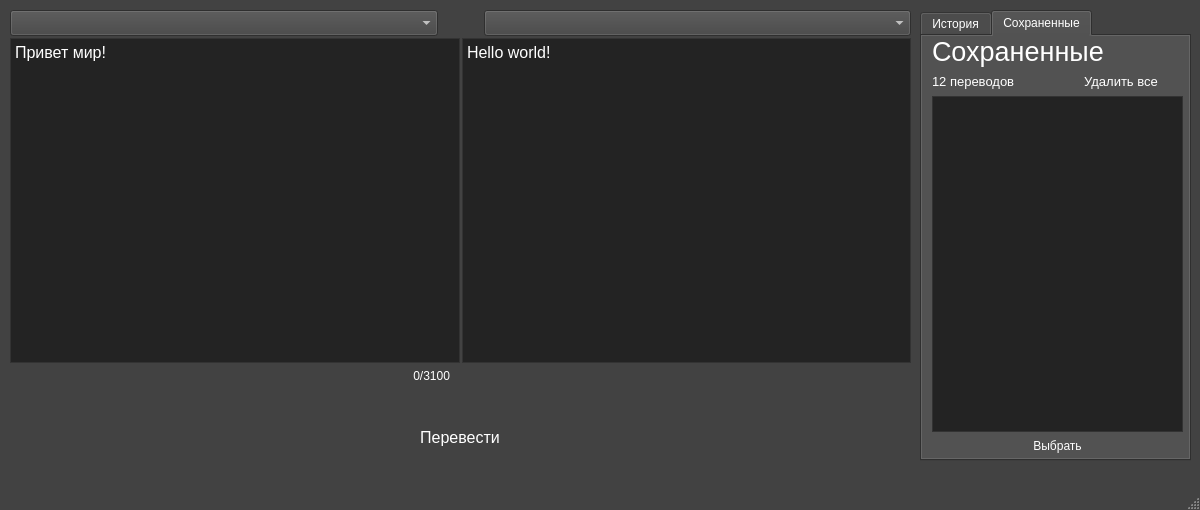
<?xml version="1.0" encoding="UTF-8"?>
<ui version="4.0">
 <class>MainWindow</class>
 <widget class="QMainWindow" name="MainWindow">
  <property name="geometry">
   <rect>
    <x>0</x>
    <y>0</y>
    <width>1200</width>
    <height>510</height>
   </rect>
  </property>
  <property name="sizePolicy">
   <sizepolicy hsizetype="Fixed" vsizetype="Fixed">
    <horstretch>0</horstretch>
    <verstretch>0</verstretch>
   </sizepolicy>
  </property>
  <property name="palette">
   <palette>
    <active>
     <colorrole role="WindowText">
      <brush brushstyle="SolidPattern">
       <color alpha="255">
        <red>255</red>
        <green>255</green>
        <blue>255</blue>
       </color>
      </brush>
     </colorrole>
     <colorrole role="Button">
      <brush brushstyle="SolidPattern">
       <color alpha="255">
        <red>66</red>
        <green>66</green>
        <blue>66</blue>
       </color>
      </brush>
     </colorrole>
     <colorrole role="Light">
      <brush brushstyle="SolidPattern">
       <color alpha="255">
        <red>99</red>
        <green>99</green>
        <blue>99</blue>
       </color>
      </brush>
     </colorrole>
     <colorrole role="Midlight">
      <brush brushstyle="SolidPattern">
       <color alpha="255">
        <red>82</red>
        <green>82</green>
        <blue>82</blue>
       </color>
      </brush>
     </colorrole>
     <colorrole role="Dark">
      <brush brushstyle="SolidPattern">
       <color alpha="255">
        <red>58</red>
        <green>58</green>
        <blue>58</blue>
       </color>
      </brush>
     </colorrole>
     <colorrole role="Mid">
      <brush brushstyle="SolidPattern">
       <color alpha="255">
        <red>44</red>
        <green>44</green>
        <blue>44</blue>
       </color>
      </brush>
     </colorrole>
     <colorrole role="Text">
      <brush brushstyle="SolidPattern">
       <color alpha="255">
        <red>255</red>
        <green>255</green>
        <blue>255</blue>
       </color>
      </brush>
     </colorrole>
     <colorrole role="BrightText">
      <brush brushstyle="SolidPattern">
       <color alpha="255">
        <red>255</red>
        <green>255</green>
        <blue>255</blue>
       </color>
      </brush>
     </colorrole>
     <colorrole role="ButtonText">
      <brush brushstyle="SolidPattern">
       <color alpha="255">
        <red>255</red>
        <green>255</green>
        <blue>255</blue>
       </color>
      </brush>
     </colorrole>
     <colorrole role="Base">
      <brush brushstyle="SolidPattern">
       <color alpha="255">
        <red>35</red>
        <green>35</green>
        <blue>35</blue>
       </color>
      </brush>
     </colorrole>
     <colorrole role="Window">
      <brush brushstyle="SolidPattern">
       <color alpha="255">
        <red>66</red>
        <green>66</green>
        <blue>66</blue>
       </color>
      </brush>
     </colorrole>
     <colorrole role="Shadow">
      <brush brushstyle="SolidPattern">
       <color alpha="255">
        <red>35</red>
        <green>35</green>
        <blue>35</blue>
       </color>
      </brush>
     </colorrole>
     <colorrole role="Link">
      <brush brushstyle="SolidPattern">
       <color alpha="255">
        <red>255</red>
        <green>255</green>
        <blue>255</blue>
       </color>
      </brush>
     </colorrole>
     <colorrole role="AlternateBase">
      <brush brushstyle="SolidPattern">
       <color alpha="255">
        <red>33</red>
        <green>33</green>
        <blue>33</blue>
       </color>
      </brush>
     </colorrole>
     <colorrole role="ToolTipBase">
      <brush brushstyle="SolidPattern">
       <color alpha="255">
        <red>255</red>
        <green>255</green>
        <blue>220</blue>
       </color>
      </brush>
     </colorrole>
     <colorrole role="ToolTipText">
      <brush brushstyle="SolidPattern">
       <color alpha="255">
        <red>35</red>
        <green>35</green>
        <blue>35</blue>
       </color>
      </brush>
     </colorrole>
     <colorrole role="PlaceholderText">
      <brush brushstyle="SolidPattern">
       <color alpha="128">
        <red>255</red>
        <green>255</green>
        <blue>255</blue>
       </color>
      </brush>
     </colorrole>
    </active>
    <inactive>
     <colorrole role="WindowText">
      <brush brushstyle="SolidPattern">
       <color alpha="255">
        <red>255</red>
        <green>255</green>
        <blue>255</blue>
       </color>
      </brush>
     </colorrole>
     <colorrole role="Button">
      <brush brushstyle="SolidPattern">
       <color alpha="255">
        <red>66</red>
        <green>66</green>
        <blue>66</blue>
       </color>
      </brush>
     </colorrole>
     <colorrole role="Light">
      <brush brushstyle="SolidPattern">
       <color alpha="255">
        <red>99</red>
        <green>99</green>
        <blue>99</blue>
       </color>
      </brush>
     </colorrole>
     <colorrole role="Midlight">
      <brush brushstyle="SolidPattern">
       <color alpha="255">
        <red>82</red>
        <green>82</green>
        <blue>82</blue>
       </color>
      </brush>
     </colorrole>
     <colorrole role="Dark">
      <brush brushstyle="SolidPattern">
       <color alpha="255">
        <red>58</red>
        <green>58</green>
        <blue>58</blue>
       </color>
      </brush>
     </colorrole>
     <colorrole role="Mid">
      <brush brushstyle="SolidPattern">
       <color alpha="255">
        <red>44</red>
        <green>44</green>
        <blue>44</blue>
       </color>
      </brush>
     </colorrole>
     <colorrole role="Text">
      <brush brushstyle="SolidPattern">
       <color alpha="255">
        <red>255</red>
        <green>255</green>
        <blue>255</blue>
       </color>
      </brush>
     </colorrole>
     <colorrole role="BrightText">
      <brush brushstyle="SolidPattern">
       <color alpha="255">
        <red>255</red>
        <green>255</green>
        <blue>255</blue>
       </color>
      </brush>
     </colorrole>
     <colorrole role="ButtonText">
      <brush brushstyle="SolidPattern">
       <color alpha="255">
        <red>255</red>
        <green>255</green>
        <blue>255</blue>
       </color>
      </brush>
     </colorrole>
     <colorrole role="Base">
      <brush brushstyle="SolidPattern">
       <color alpha="255">
        <red>35</red>
        <green>35</green>
        <blue>35</blue>
       </color>
      </brush>
     </colorrole>
     <colorrole role="Window">
      <brush brushstyle="SolidPattern">
       <color alpha="255">
        <red>66</red>
        <green>66</green>
        <blue>66</blue>
       </color>
      </brush>
     </colorrole>
     <colorrole role="Shadow">
      <brush brushstyle="SolidPattern">
       <color alpha="255">
        <red>35</red>
        <green>35</green>
        <blue>35</blue>
       </color>
      </brush>
     </colorrole>
     <colorrole role="Link">
      <brush brushstyle="SolidPattern">
       <color alpha="255">
        <red>255</red>
        <green>255</green>
        <blue>255</blue>
       </color>
      </brush>
     </colorrole>
     <colorrole role="AlternateBase">
      <brush brushstyle="SolidPattern">
       <color alpha="255">
        <red>33</red>
        <green>33</green>
        <blue>33</blue>
       </color>
      </brush>
     </colorrole>
     <colorrole role="ToolTipBase">
      <brush brushstyle="SolidPattern">
       <color alpha="255">
        <red>255</red>
        <green>255</green>
        <blue>220</blue>
       </color>
      </brush>
     </colorrole>
     <colorrole role="ToolTipText">
      <brush brushstyle="SolidPattern">
       <color alpha="255">
        <red>35</red>
        <green>35</green>
        <blue>35</blue>
       </color>
      </brush>
     </colorrole>
     <colorrole role="PlaceholderText">
      <brush brushstyle="SolidPattern">
       <color alpha="128">
        <red>255</red>
        <green>255</green>
        <blue>255</blue>
       </color>
      </brush>
     </colorrole>
    </inactive>
    <disabled>
     <colorrole role="WindowText">
      <brush brushstyle="SolidPattern">
       <color alpha="255">
        <red>58</red>
        <green>58</green>
        <blue>58</blue>
       </color>
      </brush>
     </colorrole>
     <colorrole role="Button">
      <brush brushstyle="SolidPattern">
       <color alpha="255">
        <red>66</red>
        <green>66</green>
        <blue>66</blue>
       </color>
      </brush>
     </colorrole>
     <colorrole role="Light">
      <brush brushstyle="SolidPattern">
       <color alpha="255">
        <red>99</red>
        <green>99</green>
        <blue>99</blue>
       </color>
      </brush>
     </colorrole>
     <colorrole role="Midlight">
      <brush brushstyle="SolidPattern">
       <color alpha="255">
        <red>82</red>
        <green>82</green>
        <blue>82</blue>
       </color>
      </brush>
     </colorrole>
     <colorrole role="Dark">
      <brush brushstyle="SolidPattern">
       <color alpha="255">
        <red>58</red>
        <green>58</green>
        <blue>58</blue>
       </color>
      </brush>
     </colorrole>
     <colorrole role="Mid">
      <brush brushstyle="SolidPattern">
       <color alpha="255">
        <red>44</red>
        <green>44</green>
        <blue>44</blue>
       </color>
      </brush>
     </colorrole>
     <colorrole role="Text">
      <brush brushstyle="SolidPattern">
       <color alpha="255">
        <red>58</red>
        <green>58</green>
        <blue>58</blue>
       </color>
      </brush>
     </colorrole>
     <colorrole role="BrightText">
      <brush brushstyle="SolidPattern">
       <color alpha="255">
        <red>255</red>
        <green>255</green>
        <blue>255</blue>
       </color>
      </brush>
     </colorrole>
     <colorrole role="ButtonText">
      <brush brushstyle="SolidPattern">
       <color alpha="255">
        <red>58</red>
        <green>58</green>
        <blue>58</blue>
       </color>
      </brush>
     </colorrole>
     <colorrole role="Base">
      <brush brushstyle="SolidPattern">
       <color alpha="255">
        <red>66</red>
        <green>66</green>
        <blue>66</blue>
       </color>
      </brush>
     </colorrole>
     <colorrole role="Window">
      <brush brushstyle="SolidPattern">
       <color alpha="255">
        <red>66</red>
        <green>66</green>
        <blue>66</blue>
       </color>
      </brush>
     </colorrole>
     <colorrole role="Shadow">
      <brush brushstyle="SolidPattern">
       <color alpha="255">
        <red>35</red>
        <green>35</green>
        <blue>35</blue>
       </color>
      </brush>
     </colorrole>
     <colorrole role="Link">
      <brush brushstyle="SolidPattern">
       <color alpha="255">
        <red>255</red>
        <green>255</green>
        <blue>255</blue>
       </color>
      </brush>
     </colorrole>
     <colorrole role="AlternateBase">
      <brush brushstyle="SolidPattern">
       <color alpha="255">
        <red>66</red>
        <green>66</green>
        <blue>66</blue>
       </color>
      </brush>
     </colorrole>
     <colorrole role="ToolTipBase">
      <brush brushstyle="SolidPattern">
       <color alpha="255">
        <red>255</red>
        <green>255</green>
        <blue>220</blue>
       </color>
      </brush>
     </colorrole>
     <colorrole role="ToolTipText">
      <brush brushstyle="SolidPattern">
       <color alpha="255">
        <red>35</red>
        <green>35</green>
        <blue>35</blue>
       </color>
      </brush>
     </colorrole>
     <colorrole role="PlaceholderText">
      <brush brushstyle="SolidPattern">
       <color alpha="128">
        <red>255</red>
        <green>255</green>
        <blue>255</blue>
       </color>
      </brush>
     </colorrole>
    </disabled>
   </palette>
  </property>
  <property name="windowTitle">
   <string>MainWindow</string>
  </property>
  <property name="iconSize">
   <size>
    <width>24</width>
    <height>24</height>
   </size>
  </property>
  <widget class="QWidget" name="centralwidget">
   <widget class="QWidget" name="layoutWidget">
    <property name="geometry">
     <rect>
      <x>10</x>
      <y>10</y>
      <width>901</width>
      <height>441</height>
     </rect>
    </property>
    <layout class="QVBoxLayout" name="verticalLayout">
     <property name="spacing">
      <number>2</number>
     </property>
     <item>
      <layout class="QHBoxLayout" name="horizontalLayout_5">
       <property name="spacing">
        <number>3</number>
       </property>
       <item>
        <widget class="QComboBox" name="inputLanguage">
         <property name="palette">
          <palette>
           <active>
            <colorrole role="Highlight">
             <brush brushstyle="SolidPattern">
              <color alpha="255">
               <red>143</red>
               <green>126</green>
               <blue>126</blue>
              </color>
             </brush>
            </colorrole>
           </active>
           <inactive>
            <colorrole role="Highlight">
             <brush brushstyle="SolidPattern">
              <color alpha="255">
               <red>143</red>
               <green>126</green>
               <blue>126</blue>
              </color>
             </brush>
            </colorrole>
           </inactive>
           <disabled>
            <colorrole role="Highlight">
             <brush brushstyle="SolidPattern">
              <color alpha="255">
               <red>0</red>
               <green>120</green>
               <blue>215</blue>
              </color>
             </brush>
            </colorrole>
           </disabled>
          </palette>
         </property>
         <property name="font">
          <font>
           <pointsize>11</pointsize>
          </font>
         </property>
        </widget>
       </item>
       <item>
        <widget class="QPushButton" name="switchButton">
         <property name="sizePolicy">
          <sizepolicy hsizetype="Maximum" vsizetype="Fixed">
           <horstretch>0</horstretch>
           <verstretch>0</verstretch>
          </sizepolicy>
         </property>
         <property name="text">
          <string/>
         </property>
         <property name="icon">
          <iconset>
           <normaloff>Icons/arrows.png</normaloff>Icons/arrows.png</iconset>
         </property>
         <property name="iconSize">
          <size>
           <width>18</width>
           <height>18</height>
          </size>
         </property>
         <property name="checkable">
          <bool>false</bool>
         </property>
         <property name="autoRepeat">
          <bool>false</bool>
         </property>
         <property name="autoDefault">
          <bool>false</bool>
         </property>
         <property name="default">
          <bool>true</bool>
         </property>
         <property name="flat">
          <bool>true</bool>
         </property>
        </widget>
       </item>
       <item>
        <widget class="QComboBox" name="outputLanguage">
         <property name="font">
          <font>
           <pointsize>11</pointsize>
          </font>
         </property>
         <property name="duplicatesEnabled">
          <bool>false</bool>
         </property>
        </widget>
       </item>
      </layout>
     </item>
     <item>
      <layout class="QHBoxLayout" name="horizontalLayout">
       <property name="spacing">
        <number>2</number>
       </property>
       <item>
        <layout class="QVBoxLayout" name="verticalLayout_3">
         <item>
          <widget class="QPlainTextEdit" name="inputText">
           <property name="font">
            <font>
             <pointsize>12</pointsize>
            </font>
           </property>
           <property name="plainText">
            <string>Привет мир!</string>
           </property>
          </widget>
         </item>
         <item>
          <layout class="QHBoxLayout" name="horizontalLayout_3">
           <property name="spacing">
            <number>2</number>
           </property>
           <item>
            <widget class="QPushButton" name="voiceInputButton">
             <property name="toolTip">
              <string>Микроофон</string>
             </property>
             <property name="statusTip">
              <string/>
             </property>
             <property name="text">
              <string/>
             </property>
             <property name="icon">
              <iconset>
               <normaloff>Icons/microphone.png</normaloff>Icons/microphone.png</iconset>
             </property>
             <property name="iconSize">
              <size>
               <width>18</width>
               <height>18</height>
              </size>
             </property>
             <property name="shortcut">
              <string/>
             </property>
             <property name="checkable">
              <bool>false</bool>
             </property>
             <property name="autoRepeat">
              <bool>false</bool>
             </property>
             <property name="autoDefault">
              <bool>false</bool>
             </property>
             <property name="default">
              <bool>true</bool>
             </property>
             <property name="flat">
              <bool>true</bool>
             </property>
            </widget>
           </item>
           <item>
            <widget class="QPushButton" name="speakButton_in">
             <property name="toolTip">
              <string>&lt;html&gt;&lt;head/&gt;&lt;body&gt;&lt;p&gt;Прослушать&lt;/p&gt;&lt;/body&gt;&lt;/html&gt;</string>
             </property>
             <property name="text">
              <string/>
             </property>
             <property name="icon">
              <iconset>
               <normaloff>Icons/speak.png</normaloff>Icons/speak.png</iconset>
             </property>
             <property name="iconSize">
              <size>
               <width>18</width>
               <height>18</height>
              </size>
             </property>
             <property name="checkable">
              <bool>false</bool>
             </property>
             <property name="autoRepeat">
              <bool>false</bool>
             </property>
             <property name="autoDefault">
              <bool>false</bool>
             </property>
             <property name="default">
              <bool>true</bool>
             </property>
             <property name="flat">
              <bool>true</bool>
             </property>
            </widget>
           </item>
           <item>
            <widget class="QPushButton" name="clearButton">
             <property name="toolTip">
              <string>Очистить</string>
             </property>
             <property name="text">
              <string/>
             </property>
             <property name="icon">
              <iconset>
               <normaloff>Icons/clear.png</normaloff>Icons/clear.png</iconset>
             </property>
             <property name="iconSize">
              <size>
               <width>18</width>
               <height>18</height>
              </size>
             </property>
             <property name="checkable">
              <bool>false</bool>
             </property>
             <property name="autoRepeat">
              <bool>false</bool>
             </property>
             <property name="autoDefault">
              <bool>false</bool>
             </property>
             <property name="default">
              <bool>true</bool>
             </property>
             <property name="flat">
              <bool>true</bool>
             </property>
            </widget>
           </item>
           <item>
            <widget class="QLabel" name="maxSymbols">
             <property name="sizePolicy">
              <sizepolicy hsizetype="Expanding" vsizetype="Preferred">
               <horstretch>0</horstretch>
               <verstretch>0</verstretch>
              </sizepolicy>
             </property>
             <property name="font">
              <font>
               <pointsize>9</pointsize>
              </font>
             </property>
             <property name="text">
              <string>0/3100</string>
             </property>
             <property name="alignment">
              <set>Qt::AlignRight|Qt::AlignTrailing|Qt::AlignVCenter</set>
             </property>
             <property name="indent">
              <number>10</number>
             </property>
            </widget>
           </item>
          </layout>
         </item>
        </layout>
       </item>
       <item>
        <layout class="QVBoxLayout" name="verticalLayout_2">
         <item>
          <widget class="QPlainTextEdit" name="outputText">
           <property name="font">
            <font>
             <pointsize>12</pointsize>
            </font>
           </property>
           <property name="readOnly">
            <bool>true</bool>
           </property>
           <property name="plainText">
            <string>Hello world!</string>
           </property>
           <property name="placeholderText">
            <string>Перевод</string>
           </property>
          </widget>
         </item>
         <item>
          <layout class="QHBoxLayout" name="horizontalLayout_4">
           <property name="spacing">
            <number>2</number>
           </property>
           <item>
            <widget class="QPushButton" name="speakButton_out">
             <property name="toolTip">
              <string>&lt;html&gt;&lt;head/&gt;&lt;body&gt;&lt;p&gt;Прослушать&lt;/p&gt;&lt;/body&gt;&lt;/html&gt;</string>
             </property>
             <property name="text">
              <string/>
             </property>
             <property name="icon">
              <iconset>
               <normaloff>Icons/speak.png</normaloff>Icons/speak.png</iconset>
             </property>
             <property name="iconSize">
              <size>
               <width>18</width>
               <height>18</height>
              </size>
             </property>
             <property name="checkable">
              <bool>false</bool>
             </property>
             <property name="autoRepeat">
              <bool>false</bool>
             </property>
             <property name="autoDefault">
              <bool>false</bool>
             </property>
             <property name="default">
              <bool>true</bool>
             </property>
             <property name="flat">
              <bool>true</bool>
             </property>
            </widget>
           </item>
           <item>
            <widget class="QPushButton" name="copyButton">
             <property name="toolTip">
              <string>&lt;html&gt;&lt;head/&gt;&lt;body&gt;&lt;p&gt;Скопировать&lt;/p&gt;&lt;/body&gt;&lt;/html&gt;</string>
             </property>
             <property name="text">
              <string/>
             </property>
             <property name="icon">
              <iconset>
               <normaloff>Icons/copy.png</normaloff>Icons/copy.png</iconset>
             </property>
             <property name="iconSize">
              <size>
               <width>18</width>
               <height>18</height>
              </size>
             </property>
             <property name="checkable">
              <bool>false</bool>
             </property>
             <property name="autoRepeat">
              <bool>false</bool>
             </property>
             <property name="autoDefault">
              <bool>false</bool>
             </property>
             <property name="default">
              <bool>true</bool>
             </property>
             <property name="flat">
              <bool>true</bool>
             </property>
            </widget>
           </item>
           <item>
            <widget class="QLabel" name="margin">
             <property name="sizePolicy">
              <sizepolicy hsizetype="Expanding" vsizetype="Preferred">
               <horstretch>0</horstretch>
               <verstretch>0</verstretch>
              </sizepolicy>
             </property>
             <property name="font">
              <font>
               <pointsize>9</pointsize>
              </font>
             </property>
             <property name="text">
              <string/>
             </property>
             <property name="alignment">
              <set>Qt::AlignRight|Qt::AlignTrailing|Qt::AlignVCenter</set>
             </property>
             <property name="indent">
              <number>5</number>
             </property>
            </widget>
           </item>
           <item>
            <widget class="QPushButton" name="historyButton">
             <property name="toolTip">
              <string>&lt;html&gt;&lt;head/&gt;&lt;body&gt;&lt;p&gt;История переводов&lt;/p&gt;&lt;p&gt;&lt;br/&gt;&lt;/p&gt;&lt;/body&gt;&lt;/html&gt;</string>
             </property>
             <property name="text">
              <string/>
             </property>
             <property name="icon">
              <iconset>
               <normaloff>Icons/history.png</normaloff>Icons/history.png</iconset>
             </property>
             <property name="iconSize">
              <size>
               <width>18</width>
               <height>18</height>
              </size>
             </property>
             <property name="checkable">
              <bool>false</bool>
             </property>
             <property name="autoRepeat">
              <bool>false</bool>
             </property>
             <property name="autoDefault">
              <bool>false</bool>
             </property>
             <property name="default">
              <bool>true</bool>
             </property>
             <property name="flat">
              <bool>true</bool>
             </property>
            </widget>
           </item>
           <item>
            <widget class="QPushButton" name="saveButton">
             <property name="toolTip">
              <string>&lt;html&gt;&lt;head/&gt;&lt;body&gt;&lt;p&gt;Сохранить перевод&lt;/p&gt;&lt;/body&gt;&lt;/html&gt;</string>
             </property>
             <property name="text">
              <string/>
             </property>
             <property name="icon">
              <iconset>
               <normaloff>Icons/inactive_star.png</normaloff>Icons/inactive_star.png</iconset>
             </property>
             <property name="iconSize">
              <size>
               <width>18</width>
               <height>18</height>
              </size>
             </property>
             <property name="checkable">
              <bool>false</bool>
             </property>
             <property name="autoRepeat">
              <bool>false</bool>
             </property>
             <property name="autoDefault">
              <bool>false</bool>
             </property>
             <property name="default">
              <bool>true</bool>
             </property>
             <property name="flat">
              <bool>true</bool>
             </property>
            </widget>
           </item>
          </layout>
         </item>
        </layout>
       </item>
      </layout>
     </item>
     <item>
      <layout class="QHBoxLayout" name="horizontalLayout_2">
       <property name="spacing">
        <number>0</number>
       </property>
       <property name="topMargin">
        <number>35</number>
       </property>
       <item>
        <widget class="QPushButton" name="pushButton">
         <property name="sizePolicy">
          <sizepolicy hsizetype="Maximum" vsizetype="Preferred">
           <horstretch>0</horstretch>
           <verstretch>0</verstretch>
          </sizepolicy>
         </property>
         <property name="baseSize">
          <size>
           <width>0</width>
           <height>0</height>
          </size>
         </property>
         <property name="font">
          <font>
           <pointsize>12</pointsize>
          </font>
         </property>
         <property name="text">
          <string>Перевести</string>
         </property>
         <property name="iconSize">
          <size>
           <width>18</width>
           <height>18</height>
          </size>
         </property>
         <property name="checkable">
          <bool>false</bool>
         </property>
         <property name="autoRepeat">
          <bool>false</bool>
         </property>
         <property name="autoDefault">
          <bool>false</bool>
         </property>
         <property name="default">
          <bool>true</bool>
         </property>
         <property name="flat">
          <bool>true</bool>
         </property>
        </widget>
       </item>
      </layout>
     </item>
    </layout>
   </widget>
   <widget class="QTabWidget" name="tabWidget">
    <property name="geometry">
     <rect>
      <x>920</x>
      <y>10</y>
      <width>271</width>
      <height>451</height>
     </rect>
    </property>
    <property name="tabShape">
     <enum>QTabWidget::Rounded</enum>
    </property>
    <property name="currentIndex">
     <number>1</number>
    </property>
    <widget class="QWidget" name="tab1">
     <attribute name="title">
      <string>История</string>
     </attribute>
     <widget class="QWidget" name="">
      <property name="geometry">
       <rect>
        <x>10</x>
        <y>0</y>
        <width>251</width>
        <height>421</height>
       </rect>
      </property>
      <layout class="QVBoxLayout" name="verticalLayout_4">
       <property name="spacing">
        <number>3</number>
       </property>
       <item>
        <widget class="QLabel" name="label">
         <property name="font">
          <font>
           <pointsize>20</pointsize>
          </font>
         </property>
         <property name="text">
          <string>История</string>
         </property>
         <property name="scaledContents">
          <bool>false</bool>
         </property>
         <property name="margin">
          <number>0</number>
         </property>
         <property name="indent">
          <number>0</number>
         </property>
        </widget>
       </item>
       <item>
        <layout class="QHBoxLayout" name="horizontalLayout_6">
         <item>
          <widget class="QLabel" name="historyCountLabel">
           <property name="font">
            <font>
             <pointsize>10</pointsize>
            </font>
           </property>
           <property name="text">
            <string>56 переводов</string>
           </property>
          </widget>
         </item>
         <item>
          <widget class="QPushButton" name="historyDeleteButton">
           <property name="font">
            <font>
             <pointsize>10</pointsize>
            </font>
           </property>
           <property name="text">
            <string>Удалить все</string>
           </property>
           <property name="autoDefault">
            <bool>false</bool>
           </property>
           <property name="default">
            <bool>true</bool>
           </property>
           <property name="flat">
            <bool>true</bool>
           </property>
          </widget>
         </item>
        </layout>
       </item>
       <item>
        <widget class="QTableWidget" name="historyTableWidget"/>
       </item>
       <item>
        <widget class="QPushButton" name="chooseFromHistory">
         <property name="font">
          <font>
           <pointsize>9</pointsize>
          </font>
         </property>
         <property name="text">
          <string>Выбрать</string>
         </property>
         <property name="default">
          <bool>true</bool>
         </property>
         <property name="flat">
          <bool>true</bool>
         </property>
        </widget>
       </item>
      </layout>
     </widget>
    </widget>
    <widget class="QWidget" name="tab2">
     <attribute name="title">
      <string>Сохраненные</string>
     </attribute>
     <widget class="QWidget" name="layoutWidget_2">
      <property name="geometry">
       <rect>
        <x>10</x>
        <y>0</y>
        <width>251</width>
        <height>421</height>
       </rect>
      </property>
      <layout class="QVBoxLayout" name="verticalLayout_5">
       <property name="spacing">
        <number>3</number>
       </property>
       <item>
        <widget class="QLabel" name="label_4">
         <property name="font">
          <font>
           <pointsize>20</pointsize>
          </font>
         </property>
         <property name="autoFillBackground">
          <bool>false</bool>
         </property>
         <property name="lineWidth">
          <number>1</number>
         </property>
         <property name="text">
          <string>Сохраненные</string>
         </property>
         <property name="wordWrap">
          <bool>false</bool>
         </property>
         <property name="indent">
          <number>-1</number>
         </property>
         <property name="openExternalLinks">
          <bool>false</bool>
         </property>
        </widget>
       </item>
       <item>
        <layout class="QHBoxLayout" name="horizontalLayout_7">
         <item>
          <widget class="QLabel" name="savedCountLabel">
           <property name="font">
            <font>
             <pointsize>10</pointsize>
            </font>
           </property>
           <property name="text">
            <string>12 переводов</string>
           </property>
          </widget>
         </item>
         <item>
          <widget class="QPushButton" name="savedDeleteButton">
           <property name="font">
            <font>
             <pointsize>10</pointsize>
            </font>
           </property>
           <property name="text">
            <string>Удалить все</string>
           </property>
           <property name="autoDefault">
            <bool>false</bool>
           </property>
           <property name="default">
            <bool>true</bool>
           </property>
           <property name="flat">
            <bool>true</bool>
           </property>
          </widget>
         </item>
        </layout>
       </item>
       <item>
        <widget class="QTableWidget" name="savedTableWidget"/>
       </item>
       <item>
        <widget class="QPushButton" name="chooseFromSaved">
         <property name="font">
          <font>
           <pointsize>9</pointsize>
          </font>
         </property>
         <property name="text">
          <string>Выбрать</string>
         </property>
         <property name="default">
          <bool>true</bool>
         </property>
         <property name="flat">
          <bool>true</bool>
         </property>
        </widget>
       </item>
      </layout>
     </widget>
    </widget>
   </widget>
  </widget>
  <widget class="QMenuBar" name="menubar">
   <property name="geometry">
    <rect>
     <x>0</x>
     <y>0</y>
     <width>1200</width>
     <height>22</height>
    </rect>
   </property>
   <property name="font">
    <font>
     <pointsize>10</pointsize>
    </font>
   </property>
  </widget>
  <widget class="QStatusBar" name="statusBar">
   <property name="font">
    <font>
     <pointsize>12</pointsize>
    </font>
   </property>
  </widget>
 </widget>
 <resources/>
 <connections/>
</ui>
